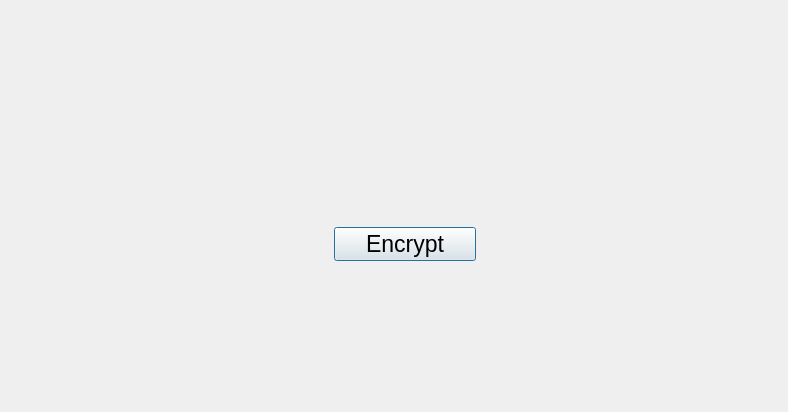
<?xml version="1.0" encoding="UTF-8"?>
<ui version="4.0">
 <class>Ecryption</class>
 <widget class="QDialog" name="Ecryption">
  <property name="geometry">
   <rect>
    <x>0</x>
    <y>0</y>
    <width>788</width>
    <height>412</height>
   </rect>
  </property>
  <property name="minimumSize">
   <size>
    <width>788</width>
    <height>412</height>
   </size>
  </property>
  <property name="maximumSize">
   <size>
    <width>788</width>
    <height>412</height>
   </size>
  </property>
  <property name="windowTitle">
   <string>Dialog</string>
  </property>
  <widget class="QWidget" name="verticalLayoutWidget">
   <property name="geometry">
    <rect>
     <x>-1</x>
     <y>-1</y>
     <width>812</width>
     <height>411</height>
    </rect>
   </property>
   <layout class="QVBoxLayout" name="verticalLayout">
    <property name="spacing">
     <number>7</number>
    </property>
    <property name="leftMargin">
     <number>0</number>
    </property>
    <property name="rightMargin">
     <number>0</number>
    </property>
    <item>
     <layout class="QHBoxLayout" name="horizontalLayout">
      <property name="spacing">
       <number>7</number>
      </property>
      <property name="topMargin">
       <number>0</number>
      </property>
      <item>
       <layout class="QHBoxLayout" name="horizontalLayout_2"/>
      </item>
     </layout>
    </item>
    <item>
     <layout class="QVBoxLayout" name="verticalLayout_2">
      <property name="leftMargin">
       <number>335</number>
      </property>
      <property name="topMargin">
       <number>80</number>
      </property>
      <property name="rightMargin">
       <number>335</number>
      </property>
      <property name="bottomMargin">
       <number>0</number>
      </property>
      <item>
       <widget class="QPushButton" name="pushButton">
        <property name="font">
         <font>
          <pointsize>17</pointsize>
         </font>
        </property>
        <property name="text">
         <string>Encrypt</string>
        </property>
       </widget>
      </item>
     </layout>
    </item>
   </layout>
  </widget>
 </widget>
 <resources/>
 <connections/>
</ui>
